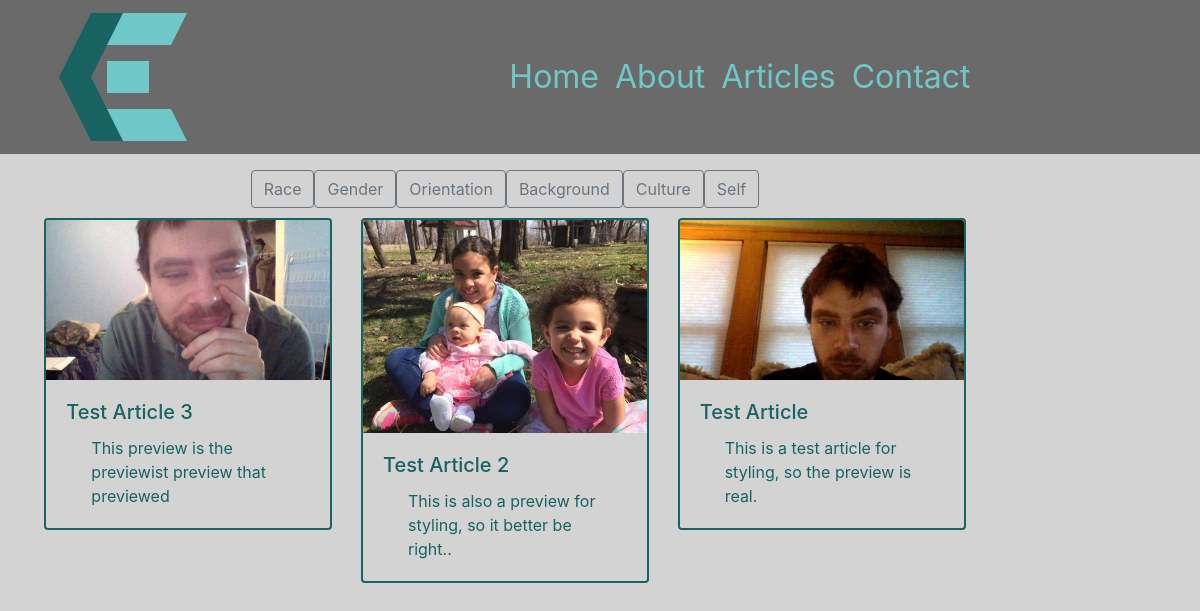
Page /articles on the earlier database version.
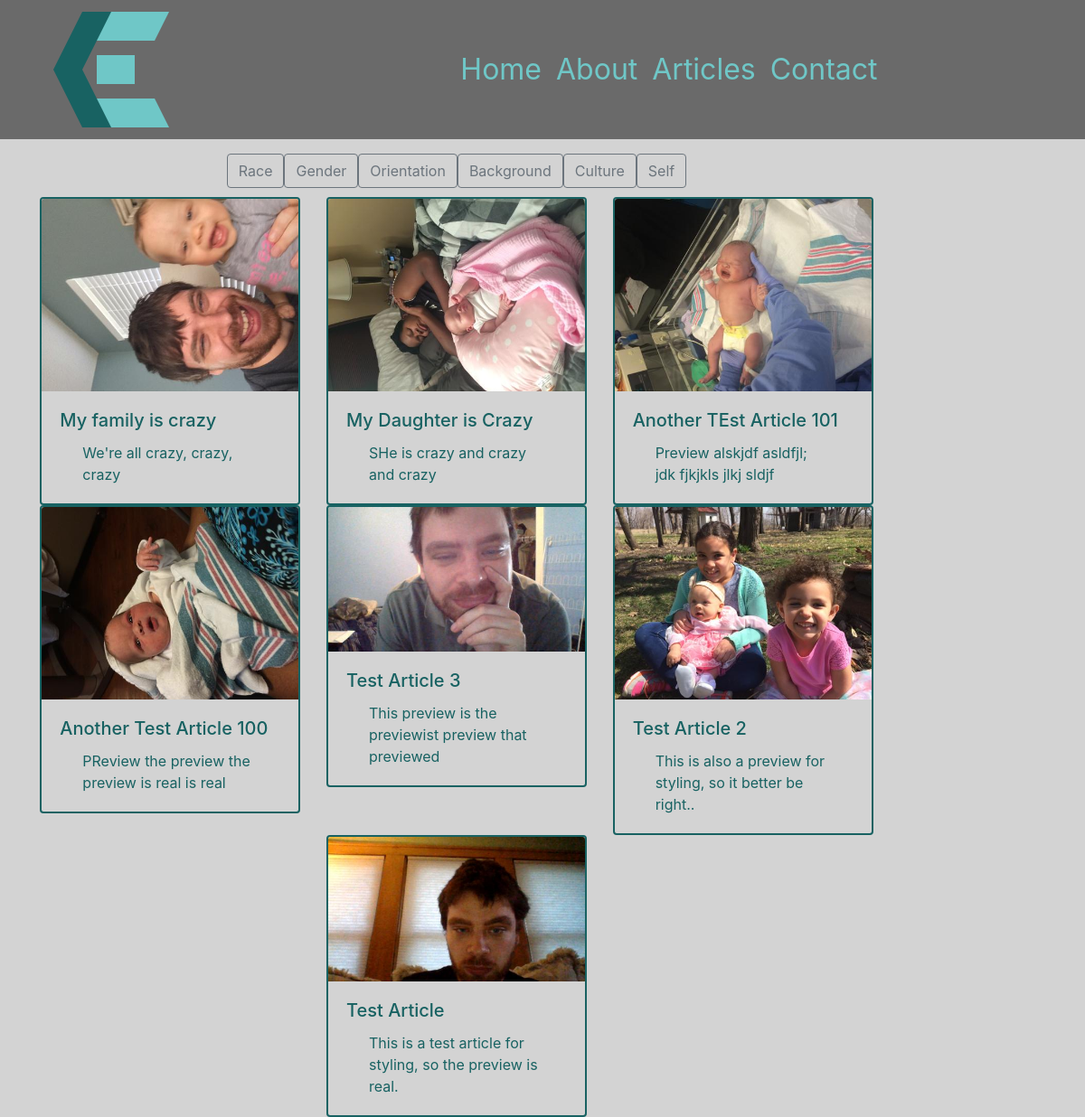
Same page on the later database version.
### chrissmit/services/db_models.py (models this page shows, shortened)
class Tags(db.Model):
    id = db.Column(db.Integer, primary_key=True)
    desc = db.Column(db.String(20), nullable=False)

class ArticleEdits(db.Model):
    id = db.Column(db.Integer, primary_key=True)
    article_id = db.Column(db.Integer, db.ForeignKey('article.id'), nullable=False,)
    is_edited = db.Column(db.Boolean, default=False,)
    is_ready_for_release = db.Column(db.Boolean, default=False,)
    user_id = db.Column(db.Integer, db.ForeignKey('user.id'), nullable=False)
    edited = db.Column(db.DateTime, nullable=True, default=datetime.utcnow)
    title = db.Column(db.String(100), nullable=False,)
    preview = db.Column(db.String(200), nullable=False)
    image_file = db.Column(db.String(100), default='default.png')
    content = db.Column(db.Text, nullable=False)
    tags = db.relationship('EditTags', backref='edit')

### chrissmit/views/article_views.py (the view)
@blueprint.route('/articles')
def all_articles():
    recent_articles = article.get_last(4)
    articles = article.get_all_released()
    tags = article.get_used_tags()
    print(tags)
    return render_template(
        template_name_or_list='navigation/articles.html',
        recent_articles=recent_articles,
        articles=articles,
        tags=tags,
        current_tags=[],
    )

### chrissmit/services/article.py (called while the page is built)
def get_all_released(desc=True):
    return get_full_articles(filter_criteria = Article.is_released==True)

def get_full_articles(filter_criteria, desc=True):
    full_article = full_article_data()
    if desc:
        return full_article.filter(filter_criteria).order_by(Article.posted.desc()).all()
    return full_article.filter(filter_criteria).all()

def get_last(number=4, desc=True):
    full_article = full_article_data()
    if desc:
        return full_article.filter(Article.is_released==True).order_by(Article.posted.desc()).limit(number).all()
    return full_article.filter(Article.is_released==True).limit(number).all()

def get_used_tags():
    tag_data = full_tag()
    return tag_data.distinct(EditTags.tag_id).order_by(EditTags.tag_id).all()

def full_tag():
    return db.session.query(
        EditTags.tag_id, Tags.desc
    ).join(
        Tags,
        Tags.id == EditTags.tag_id
    )

def full_article_data():
    fields = full_data_fields()
    return fields.join(
        ArticleEdits,
        Article.current_edit_id == ArticleEdits.id,
    ).join(
        User,
        Article.author_id == User.id
    )

def full_data_fields():
    return db.session.query(
        ArticleEdits.id,
        ArticleEdits.article_id,
        Article.posted,
        Article.edited,
        Article.is_released,
        Article.author_id,
        Article.current_edit_id,
        ArticleEdits.title,
        ArticleEdits.preview,
        ArticleEdits.content,
        ArticleEdits.image_file,
        ArticleEdits.user_id,
        ArticleEdits.is_edited,
        ArticleEdits.is_ready_for_release,
        ArticleEdits.edited,
        Article.author_id,
        User.full_name,
    )

### chrissmit/templates/navigation/articles.html (shortened to what this page needs)
{% extends "shared/_layout.html" %}
{% block main_content %}
    <div class="tag-bucket row d-flex justify-content-center">
        {% for tag in tags %}
            {% if tag.tag_id in current_tags %}
                <a href="{{ url_for('navigation_views.all_articles') }}" class="btn btn-secondary float-center"> {{ tag[1] }}</a>
            {% else %}
                <a href="{{ url_for('navigation_views.article_by_tag',tag=tag[0]) }}" class="btn btn-outline-secondary float-center"> {{ tag[1] }}</a>
            {% endif %}
        {% endfor %}
    </div>
<div class="row d-flex justify-content-around align-content-around">
    {% if articles %}
        {%  for article in articles %}
            <a href="{{ url_for('navigation_views.read_article', article_id=article.article_id) }}" class="">
                <div class="card article-card float-center" style="width: 18rem;">
                    <img class="card-img-top" src="{{ '/static/img/articles/' + article.image_file }}" alt="{{ article.preview }}">
                    <div class="card-body">
                        <h5 class="card-title">{{ article.title }}</h5>
                        <p class="card-text">{{ article.preview }}</p>
                    </div>
                </div>
            </a>
        {% endfor %}
    {% endif %}
</div>
{%  endblock %}

### chrissmit/templates/shared/_layout.html (shortened to what this page needs)
<!DOCTYPE html>
<html lang="en">
<head>
<!DOCTYPE html>
<html lang="en">
<head>
    <link rel="stylesheet"
          href="https://stackpath.bootstrapcdn.com/bootstrap/4.1.3/css/bootstrap.min.css"
>
    <link rel="stylesheet" href="/static/css/site.css">
</head>
<body>
<div class="nav-outer fixed-top">
    <div class="container menu">
        <nav class="navbar navbar-expand-lg col-sm-12">
            <div class="row">
                <button class="navbar-toggler logo" type="button" data-toggle="collapse" data-target="#navbarNavDropdown " id="logo">
                    <img src="../../../static/img/logo.svg">
                </button>
            </div>
            <div class="col-sm-9">
                <div class="collapse navbar-collapse" id="navbarNavDropdown">
                    <ul class="navbar-nav">
                        <li class="nav-item"><a class="nav-link" href="{{ url_for('navigation.index') }}">Home</a></li>
                        <li class="nav-item"><a class="nav-link" href="{{ url_for('navigation.about') }}">About</a></li>
                        <li class="nav-item">
                           <div class="dropdown show">
                              <a class="nav-link"
                                 href="#" role="button"
                                 id="dropdownMenuLink"
                                 data-toggle="dropdown"
                                 aria-haspopup="true"
                                 aria-expanded="false">Articles</a>
                              </div>
                        <li class="nav-item"><a class="nav-link" href="{{ url_for('navigation.contact') }}">Contact</a></li>
                    </ul>
                </div>
        </div>
        </nav>
    </div>
</div>
<div class="main_content container">
    <div class="row">
        <div class="col-md-10">
            {% block main_content %}
            {% endblock %}
        </div>
    </div>
</div>
</body>
</html>

### chrissmit/static/css/site.css (style rules this page uses)
:root { --backgroundColor: lightgrey; --primaryFontColor: rgba(80,80,80,1); --navBackgroundColor: rgba(80,80,80,0.8); --navDropDownBackgroundColor: rgba(80,80,80,0.6); --navDropDownText: lightgrey; --lightAccent: #6FC7C7; --darkAccent: #186262; }
html { background-color: var(--backgroundColor); }
body { background-color: var(--backgroundColor); }
.main_content { margin-top: 160px; color: var(--primaryFontColor); background-color: var(--backgroundColor); border: 2px; height: 100%; }
p { padding-left: 25px; padding-right: 25px; }
.nav-outer { background-color: var(--navBackgroundColor); width: 100%; }
nav { font-size: 2rem; margin-left: 0px; margin-right: auto; }
.nav-link { color: var(--lightAccent); text-align: left; margin-left: auto; margin-right: 0px; width: 100% }
a { color: var(--darkAccent); }
#logo { display: inline-block; }
.collapse:not(.show) { float: right; }
.article-card { background-color: var(--backgroundColor); border-color: var(--darkAccent); border-width: 2px; margin-top: 15 px; margin-bottom: 15 px; height: 25 rem; }
.tag-bucket { margin-left: 15%; margin-right: 15%; margin-top: 10px; margin-bottom: 10px }

Differences in the rows shown:
added ArticleEdits: image_file (picture), title "My family is crazy", preview "We're all crazy, crazy, crazy"
added ArticleEdits: image_file (picture), title "My Daughter is Crazy", preview "SHe is crazy and crazy and crazy"
added ArticleEdits: image_file (picture), title "Another TEst Article 101", preview "Preview alskjdf asldfjl; jdk fjkjkls jlkj sldjf"
added ArticleEdits: image_file (picture), title "Another Test Article 100", preview "PReview the preview the preview is real is real"
